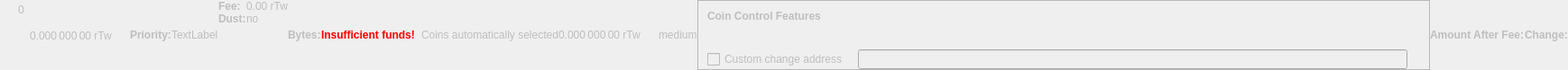
    <widget class="QWidget" name="dummyHideWidget" native="true">
     <property name="enabled">
      <bool>false</bool>
     </property>
     <property name="maximumSize">
      <size>
       <width>100</width>
       <height>22</height>
      </size>
     </property>
     <layout class="QHBoxLayout" name="dummyHideLayout">
      <property name="spacing">
       <number>0</number>
      </property>
      <property name="leftMargin">
       <number>0</number>
      </property>
      <property name="topMargin">
       <number>0</number>
      </property>
      <property name="rightMargin">
       <number>0</number>
      </property>
      <property name="bottomMargin">
       <number>0</number>
      </property>
      <item>
       <layout class="QFormLayout" name="formLayoutCoinControl1">
        <property name="horizontalSpacing">
         <number>10</number>
        </property>
        <property name="verticalSpacing">
         <number>14</number>
        </property>
        <property name="leftMargin">
         <number>10</number>
        </property>
        <property name="topMargin">
         <number>4</number>
        </property>
        <property name="rightMargin">
         <number>6</number>
        </property>
        <item row="0" column="1">
         <widget class="QLabel" name="labelCoinControlBytes">
          <property name="cursor">
           <cursorShape>IBeamCursor</cursorShape>
          </property>
          <property name="contextMenuPolicy">
           <enum>Qt::ActionsContextMenu</enum>
          </property>
          <property name="text">
           <string notr="true">0</string>
          </property>
          <property name="textInteractionFlags">
           <set>Qt::LinksAccessibleByMouse|Qt::TextSelectableByKeyboard|Qt::TextSelectableByMouse</set>
          </property>
         </widget>
        </item>
       </layout>
      </item>
      <item>
       <widget class="QLabel" name="labelCoinControlAfterFee">
        <property name="enabled">
         <bool>false</bool>
        </property>
        <property name="sizePolicy">
         <sizepolicy hsizetype="Fixed" vsizetype="Fixed">
          <horstretch>0</horstretch>
          <verstretch>0</verstretch>
         </sizepolicy>
        </property>
        <property name="minimumSize">
         <size>
          <width>111</width>
          <height>12</height>
         </size>
        </property>
        <property name="maximumSize">
         <size>
          <width>111</width>
          <height>12</height>
         </size>
        </property>
        <property name="cursor">
         <cursorShape>IBeamCursor</cursorShape>
        </property>
        <property name="contextMenuPolicy">
         <enum>Qt::ActionsContextMenu</enum>
        </property>
        <property name="text">
         <string notr="true">0.000 000 00 rTw</string>
        </property>
        <property name="textInteractionFlags">
         <set>Qt::LinksAccessibleByMouse|Qt::TextSelectableByKeyboard|Qt::TextSelectableByMouse</set>
        </property>
       </widget>
      </item>
      <item>
       <widget class="QLabel" name="labelCoinControlPriorityText">
        <property name="enabled">
         <bool>false</bool>
        </property>
        <property name="font">
         <font>
          <weight>75</weight>
          <bold>true</bold>
         </font>
        </property>
        <property name="text">
         <string>Priority:</string>
        </property>
       </widget>
      </item>
      <item>
       <layout class="QHBoxLayout" name="horizontalLayout">
        <item>
         <widget class="QLabel" name="WarningLabel">
          <property name="text">
           <string>TextLabel</string>
          </property>
         </widget>
        </item>
       </layout>
      </item>
      <item>
       <layout class="QFormLayout" name="formLayoutCoinControl3">
        <property name="horizontalSpacing">
         <number>0</number>
        </property>
        <property name="verticalSpacing">
         <number>0</number>
        </property>
        <property name="leftMargin">
         <number>0</number>
        </property>
        <property name="topMargin">
         <number>0</number>
        </property>
        <property name="rightMargin">
         <number>0</number>
        </property>
        <item row="0" column="0">
         <widget class="QLabel" name="labelCoinControlFeeText">
          <property name="enabled">
           <bool>false</bool>
          </property>
          <property name="font">
           <font>
            <weight>75</weight>
            <bold>true</bold>
           </font>
          </property>
          <property name="text">
           <string>Fee:</string>
          </property>
          <property name="margin">
           <number>0</number>
          </property>
         </widget>
        </item>
        <item row="0" column="1">
         <widget class="QLabel" name="labelCoinControlFee">
          <property name="enabled">
           <bool>false</bool>
          </property>
          <property name="cursor">
           <cursorShape>IBeamCursor</cursorShape>
          </property>
          <property name="contextMenuPolicy">
           <enum>Qt::ActionsContextMenu</enum>
          </property>
          <property name="text">
           <string notr="true">0.00 rTw</string>
          </property>
          <property name="textInteractionFlags">
           <set>Qt::LinksAccessibleByMouse|Qt::TextSelectableByKeyboard|Qt::TextSelectableByMouse</set>
          </property>
         </widget>
        </item>
        <item row="1" column="0">
         <widget class="QLabel" name="labelCoinControlLowOutputText">
          <property name="enabled">
           <bool>false</bool>
          </property>
          <property name="font">
           <font>
            <weight>75</weight>
            <bold>true</bold>
           </font>
          </property>
          <property name="text">
           <string>Dust:</string>
          </property>
         </widget>
        </item>
        <item row="1" column="1">
         <widget class="QLabel" name="labelCoinControlLowOutput">
          <property name="enabled">
           <bool>false</bool>
          </property>
          <property name="cursor">
           <cursorShape>IBeamCursor</cursorShape>
          </property>
          <property name="contextMenuPolicy">
           <enum>Qt::ActionsContextMenu</enum>
          </property>
          <property name="text">
           <string>no</string>
          </property>
          <property name="textInteractionFlags">
           <set>Qt::LinksAccessibleByMouse|Qt::TextSelectableByKeyboard|Qt::TextSelectableByMouse</set>
          </property>
         </widget>
        </item>
       </layout>
      </item>
      <item>
       <widget class="QLabel" name="labelCoinControlBytesText">
        <property name="enabled">
         <bool>false</bool>
        </property>
        <property name="font">
         <font>
          <weight>75</weight>
          <bold>true</bold>
         </font>
        </property>
        <property name="text">
         <string>Bytes:</string>
        </property>
       </widget>
      </item>
      <item>
       <layout class="QFormLayout" name="formLayoutCoinControl2">
        <property name="horizontalSpacing">
         <number>0</number>
        </property>
        <property name="verticalSpacing">
         <number>0</number>
        </property>
        <property name="leftMargin">
         <number>0</number>
        </property>
        <property name="topMargin">
         <number>0</number>
        </property>
        <property name="rightMargin">
         <number>0</number>
        </property>
       </layout>
      </item>
      <item>
       <layout class="QHBoxLayout" name="horizontalLayoutCoinControl2">
        <property name="spacing">
         <number>0</number>
        </property>
        <property name="bottomMargin">
         <number>0</number>
        </property>
       </layout>
      </item>
      <item>
       <widget class="QLabel" name="labelCoinControlInsuffFunds">
        <property name="enabled">
         <bool>false</bool>
        </property>
        <property name="minimumSize">
         <size>
          <width>0</width>
          <height>0</height>
         </size>
        </property>
        <property name="font">
         <font>
          <weight>75</weight>
          <bold>true</bold>
         </font>
        </property>
        <property name="styleSheet">
         <string notr="true">color:red;font-weight:bold;</string>
        </property>
        <property name="text">
         <string>Insufficient funds!</string>
        </property>
        <property name="margin">
         <number>5</number>
        </property>
       </widget>
      </item>
      <item>
       <layout class="QFormLayout" name="formLayoutCoinControl4">
        <property name="horizontalSpacing">
         <number>0</number>
        </property>
        <property name="verticalSpacing">
         <number>0</number>
        </property>
        <property name="leftMargin">
         <number>0</number>
        </property>
        <property name="topMargin">
         <number>0</number>
        </property>
        <property name="rightMargin">
         <number>0</number>
        </property>
       </layout>
      </item>
      <item>
       <widget class="QLabel" name="labelCoinControlChangeLabel">
        <property name="enabled">
         <bool>false</bool>
        </property>
        <property name="sizePolicy">
         <sizepolicy hsizetype="Preferred" vsizetype="Expanding">
          <horstretch>0</horstretch>
          <verstretch>0</verstretch>
         </sizepolicy>
        </property>
        <property name="minimumSize">
         <size>
          <width>0</width>
          <height>0</height>
         </size>
        </property>
        <property name="text">
         <string/>
        </property>
        <property name="margin">
         <number>3</number>
        </property>
       </widget>
      </item>
      <item>
       <widget class="QLabel" name="labelCoinControlAutomaticallySelected">
        <property name="enabled">
         <bool>false</bool>
        </property>
        <property name="sizePolicy">
         <sizepolicy hsizetype="Fixed" vsizetype="Fixed">
          <horstretch>0</horstretch>
          <verstretch>0</verstretch>
         </sizepolicy>
        </property>
        <property name="minimumSize">
         <size>
          <width>0</width>
          <height>0</height>
         </size>
        </property>
        <property name="maximumSize">
         <size>
          <width>240</width>
          <height>16777215</height>
         </size>
        </property>
        <property name="text">
         <string>Coins automatically selected</string>
        </property>
        <property name="margin">
         <number>5</number>
        </property>
       </widget>
      </item>
      <item>
       <widget class="QLabel" name="labelCoinControlChange">
        <property name="enabled">
         <bool>false</bool>
        </property>
        <property name="sizePolicy">
         <sizepolicy hsizetype="Fixed" vsizetype="Fixed">
          <horstretch>0</horstretch>
          <verstretch>0</verstretch>
         </sizepolicy>
        </property>
        <property name="minimumSize">
         <size>
          <width>111</width>
          <height>0</height>
         </size>
        </property>
        <property name="maximumSize">
         <size>
          <width>111</width>
          <height>16777215</height>
         </size>
        </property>
        <property name="cursor">
         <cursorShape>IBeamCursor</cursorShape>
        </property>
        <property name="contextMenuPolicy">
         <enum>Qt::ActionsContextMenu</enum>
        </property>
        <property name="text">
         <string notr="true">0.000 000 00 rTw</string>
        </property>
        <property name="textInteractionFlags">
         <set>Qt::LinksAccessibleByMouse|Qt::TextSelectableByKeyboard|Qt::TextSelectableByMouse</set>
        </property>
       </widget>
      </item>
      <item>
       <widget class="QLabel" name="labelCoinControlPriority">
        <property name="enabled">
         <bool>false</bool>
        </property>
        <property name="cursor">
         <cursorShape>IBeamCursor</cursorShape>
        </property>
        <property name="contextMenuPolicy">
         <enum>Qt::ActionsContextMenu</enum>
        </property>
        <property name="text">
         <string>medium</string>
        </property>
        <property name="textInteractionFlags">
         <set>Qt::LinksAccessibleByMouse|Qt::TextSelectableByKeyboard|Qt::TextSelectableByMouse</set>
        </property>
       </widget>
      </item>
      <item>
       <widget class="QFrame" name="frameCoinControl">
        <property name="sizePolicy">
         <sizepolicy hsizetype="Expanding" vsizetype="Expanding">
          <horstretch>0</horstretch>
          <verstretch>0</verstretch>
         </sizepolicy>
        </property>
        <property name="maximumSize">
         <size>
          <width>16777215</width>
          <height>16777215</height>
         </size>
        </property>
        <property name="frameShape">
         <enum>QFrame::StyledPanel</enum>
        </property>
        <property name="frameShadow">
         <enum>QFrame::Sunken</enum>
        </property>
        <layout class="QVBoxLayout" name="verticalLayoutCoinControl2_2">
         <property name="spacing">
          <number>0</number>
         </property>
         <property name="leftMargin">
          <number>0</number>
         </property>
         <property name="topMargin">
          <number>0</number>
         </property>
         <property name="rightMargin">
          <number>0</number>
         </property>
         <property name="bottomMargin">
          <number>0</number>
         </property>
         <item>
          <layout class="QVBoxLayout" name="verticalLayoutCoinControl" stretch="0,0,0,1">
           <property name="spacing">
            <number>0</number>
           </property>
           <property name="leftMargin">
            <number>10</number>
           </property>
           <property name="topMargin">
            <number>10</number>
           </property>
           <item>
            <layout class="QHBoxLayout" name="horizontalLayoutCoinControl1">
             <property name="bottomMargin">
              <number>15</number>
             </property>
             <item>
              <widget class="QLabel" name="labelCoinControlFeatures">
               <property name="enabled">
                <bool>false</bool>
               </property>
               <property name="sizePolicy">
                <sizepolicy hsizetype="Preferred" vsizetype="Maximum">
                 <horstretch>0</horstretch>
                 <verstretch>0</verstretch>
                </sizepolicy>
               </property>
               <property name="font">
                <font>
                 <weight>75</weight>
                 <bold>true</bold>
                </font>
               </property>
               <property name="styleSheet">
                <string notr="true">font-weight:bold;</string>
               </property>
               <property name="text">
                <string>Coin Control Features</string>
               </property>
              </widget>
             </item>
            </layout>
           </item>
           <item>
            <widget class="QWidget" name="widgetCoinControl" native="true">
             <property name="sizePolicy">
              <sizepolicy hsizetype="Preferred" vsizetype="Preferred">
               <horstretch>0</horstretch>
               <verstretch>0</verstretch>
              </sizepolicy>
             </property>
             <property name="minimumSize">
              <size>
               <width>0</width>
               <height>0</height>
              </size>
             </property>
             <property name="styleSheet">
              <string notr="true"/>
             </property>
             <layout class="QHBoxLayout" name="horizontalLayoutCoinControl5_2">
              <property name="leftMargin">
               <number>0</number>
              </property>
              <property name="topMargin">
               <number>0</number>
              </property>
              <property name="rightMargin">
               <number>0</number>
              </property>
              <property name="bottomMargin">
               <number>0</number>
              </property>
              <item>
               <layout class="QHBoxLayout" name="horizontalLayoutCoinControl3">
                <property name="spacing">
                 <number>20</number>
                </property>
                <property name="topMargin">
                 <number>0</number>
                </property>
                <property name="bottomMargin">
                 <number>10</number>
                </property>
               </layout>
              </item>
             </layout>
            </widget>
           </item>
           <item>
            <layout class="QHBoxLayout" name="horizontalLayoutCoinControl4" stretch="0,0,0">
             <property name="spacing">
              <number>12</number>
             </property>
             <property name="sizeConstraint">
              <enum>QLayout::SetDefaultConstraint</enum>
             </property>
             <property name="topMargin">
              <number>5</number>
             </property>
             <property name="rightMargin">
              <number>5</number>
             </property>
             <item>
              <widget class="QCheckBox" name="checkBoxCoinControlChange">
               <property name="enabled">
                <bool>false</bool>
               </property>
               <property name="toolTip">
                <string>If this is activated, but the change address is empty or invalid, change will be sent to a newly generated address.</string>
               </property>
               <property name="text">
                <string>Custom change address</string>
               </property>
              </widget>
             </item>
             <item>
              <widget class="QValidatedLineEdit" name="lineEditCoinControlChange">
               <property name="enabled">
                <bool>false</bool>
               </property>
               <property name="sizePolicy">
                <sizepolicy hsizetype="Expanding" vsizetype="Fixed">
                 <horstretch>0</horstretch>
                 <verstretch>0</verstretch>
                </sizepolicy>
               </property>
              </widget>
             </item>
             <item>
              <widget class="QLabel" name="labelCoinControlChangeLabel_2">
               <property name="sizePolicy">
                <sizepolicy hsizetype="Preferred" vsizetype="Expanding">
                 <horstretch>0</horstretch>
                 <verstretch>0</verstretch>
                </sizepolicy>
               </property>
               <property name="minimumSize">
                <size>
                 <width>0</width>
                 <height>0</height>
                </size>
               </property>
               <property name="text">
                <string/>
               </property>
               <property name="margin">
                <number>3</number>
               </property>
              </widget>
             </item>
            </layout>
           </item>
           <item>
            <spacer name="verticalSpacerCoinControl">
             <property name="orientation">
              <enum>Qt::Vertical</enum>
             </property>
             <property name="sizeHint" stdset="0">
              <size>
               <width>800</width>
               <height>1</height>
              </size>
             </property>
            </spacer>
           </item>
          </layout>
         </item>
        </layout>
       </widget>
      </item>
      <item>
       <widget class="QLabel" name="labelCoinControlAfterFeeText">
        <property name="enabled">
         <bool>false</bool>
        </property>
        <property name="minimumSize">
         <size>
          <width>0</width>
          <height>0</height>
         </size>
        </property>
        <property name="maximumSize">
         <size>
          <width>16777215</width>
          <height>16777215</height>
         </size>
        </property>
        <property name="font">
         <font>
          <weight>75</weight>
          <bold>true</bold>
         </font>
        </property>
        <property name="text">
         <string>Amount After Fee:</string>
        </property>
        <property name="alignment">
         <set>Qt::AlignLeading|Qt::AlignLeft|Qt::AlignVCenter</set>
        </property>
        <property name="margin">
         <number>0</number>
        </property>
       </widget>
      </item>
      <item>
       <widget class="QLabel" name="labelCoinControlChangeText">
        <property name="enabled">
         <bool>false</bool>
        </property>
        <property name="sizePolicy">
         <sizepolicy hsizetype="Preferred" vsizetype="Preferred">
          <horstretch>0</horstretch>
          <verstretch>0</verstretch>
         </sizepolicy>
        </property>
        <property name="minimumSize">
         <size>
          <width>0</width>
          <height>0</height>
         </size>
        </property>
        <property name="maximumSize">
         <size>
          <width>16777215</width>
          <height>16777215</height>
         </size>
        </property>
        <property name="font">
         <font>
          <weight>75</weight>
          <bold>true</bold>
         </font>
        </property>
        <property name="text">
         <string>Change:</string>
        </property>
        <property name="alignment">
         <set>Qt::AlignLeading|Qt::AlignLeft|Qt::AlignVCenter</set>
        </property>
       </widget>
      </item>
     </layout>
    </widget>
